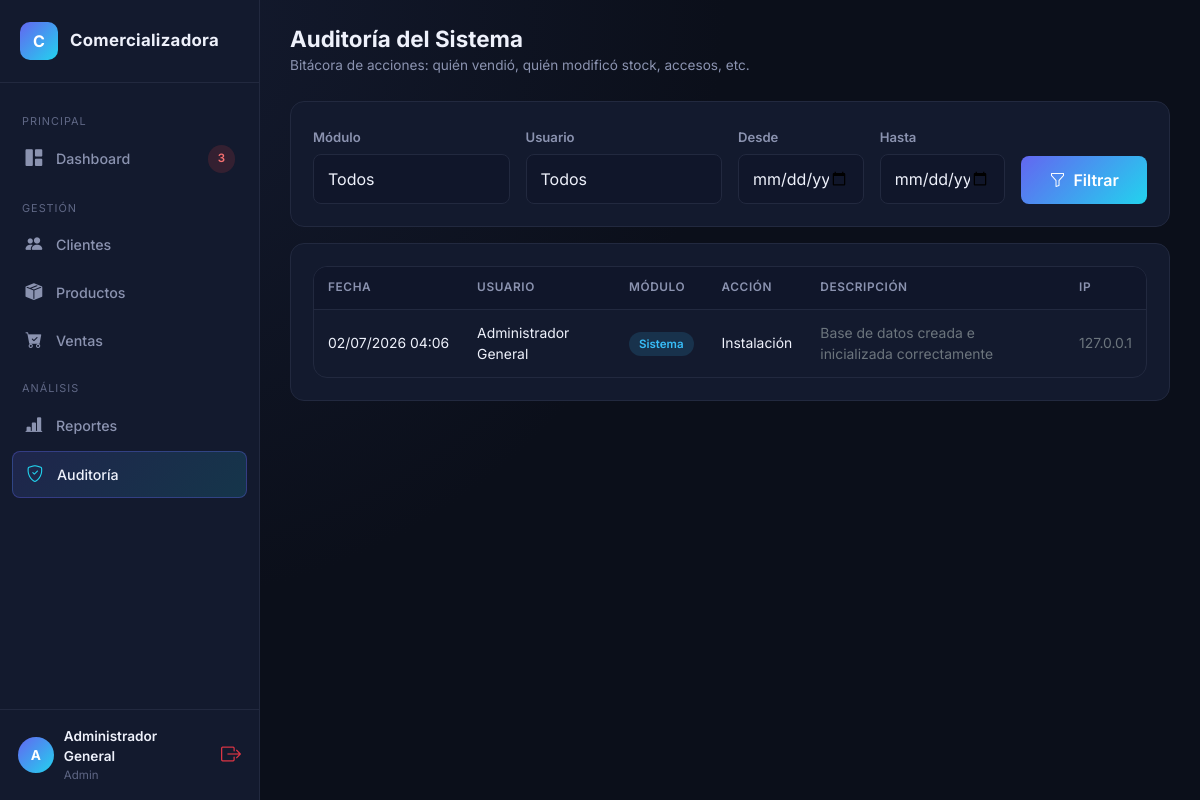
Screenshot of /auditoria (signed in) with the database file from the repository.
### tables this page shows
CREATE TABLE auditoria (
    id INT AUTO_INCREMENT PRIMARY KEY,
    usuario_id INT NULL,
    modulo VARCHAR(50) NOT NULL,
    accion VARCHAR(50) NOT NULL,
    descripcion VARCHAR(255) NOT NULL,
    ip VARCHAR(45) NULL,
    fecha DATETIME DEFAULT CURRENT_TIMESTAMP,
    FOREIGN KEY (usuario_id) REFERENCES usuarios(id) ON DELETE SET NULL
);

CREATE TABLE usuarios (
    id INT AUTO_INCREMENT PRIMARY KEY,
    nombre VARCHAR(100) NOT NULL,
    email VARCHAR(120) NOT NULL UNIQUE,
    password VARCHAR(255) NOT NULL,
    rol ENUM('admin','vendedor') NOT NULL DEFAULT 'vendedor',
    estado TINYINT(1) NOT NULL DEFAULT 1,
    ultimo_acceso DATETIME NULL,
    created_at DATETIME DEFAULT CURRENT_TIMESTAMP
);

### app/controllers/AuditoriaController.php (called while the page is built, shortened)
<?php
class AuditoriaController extends Controller
{
    public function index()
    {
        $auditoriaModel = $this->model('Auditoria');
        $usuarioModel   = $this->model('Usuario');
        $filtros = [
            'modulo'     => $_GET['modulo'] ?? '',
            'usuario_id' => $_GET['usuario_id'] ?? '',
            'desde'      => $_GET['desde'] ?? '',
            'hasta'      => $_GET['hasta'] ?? '',
        ];
        $this->view('auditoria/index', [
            'registros' => $auditoriaModel->all($filtros),
            'modulos'   => $auditoriaModel->modulosDisponibles(),
            'usuarios'  => $usuarioModel->all(),
            'filtros'   => $filtros,
        ]);
    }
}

### app/core/App.php (called while the page is built, shortened)
<?php
class App
{
    protected $method = 'index';
    public function __construct()
    {
        $url = $this->parseUrl();
        if (isset($url[0]) && $url[0] !== '') {
            $controllerName = ucfirst(strtolower($url[0])) . 'Controller';
            if (file_exists(APP_PATH . '/controllers/' . $controllerName . '.php')) {
                $this->controller = $controllerName;
                unset($url[0]);
            } else {
                $this->controller = 'ErrorController';
            }
        }
        $this->controller = new $this->controller();
        $this->params = $url ? array_values($url) : [];
        call_user_func_array([$this->controller, $this->method], $this->params);
    }
    private function parseUrl(): array
    {
        if (isset($_GET['url'])) {
            $url = trim($_GET['url'], '/');
            $url = preg_replace('/[^a-zA-Z0-9\/_\-]/', '', $url);
            return $url === '' ? [] : explode('/', $url);
        }
        return [];
    }
}

### index.php (called while the page is built, shortened)
<?php
require_once APP_PATH . '/config/Database.php';
require_once APP_PATH . '/core/Model.php';
require_once APP_PATH . '/core/Controller.php';
require_once APP_PATH . '/core/App.php';
$app = new App();

### app/core/Model.php (called while the page is built, shortened)
<?php
class Model
{
    public function __construct()
    {
        $this->db = Database::getConnection();
    }
}

### app/config/Database.php (called while the page is built)
<?php
class Database
{
    private static $host   = 'localhost';
    private static $dbname = 'comercializadora';
    private static $user   = 'root';
    private static $pass   = '';
    private static ?PDO $connection = null;
    public static function getConnection(): PDO
    {
        if (self::$connection === null) {
            try {
                $dsn = 'mysql:host=' . self::$host . ';dbname=' . self::$dbname . ';charset=utf8mb4';
                self::$connection = new PDO($dsn, self::$user, self::$pass, [
                    PDO::ATTR_ERRMODE            => PDO::ERRMODE_EXCEPTION,
                    PDO::ATTR_DEFAULT_FETCH_MODE  => PDO::FETCH_ASSOC,
                    PDO::ATTR_EMULATE_PREPARES    => false,
                ]);
            } catch (PDOException $e) {
                die('Error de conexión a la base de datos: ' . $e->getMessage());
            }
        }
        return self::$connection;
    }
}

### app/models/Auditoria.php (called while the page is built, shortened)
<?php
class Auditoria extends Model
{
    public function all(array $filtros = [])
    {
        $sql = "SELECT a.*, u.nombre AS usuario_nombre
                FROM auditoria a
                LEFT JOIN usuarios u ON u.id = a.usuario_id
                WHERE 1=1";
        $params = [];
        $sql .= " ORDER BY a.fecha DESC LIMIT 300";
        $stmt = $this->db->prepare($sql);
        $stmt->execute($params);
        return $stmt->fetchAll();
    }
}

### app/views/auditoria/index.php (the view, shortened to what this page needs)
<div class="topbar">
    <div>
        <h2>Auditoría del Sistema</h2>
        <div class="breadcrumb-sub">Bitácora de acciones: quién vendió, quién modificó stock, accesos, etc.</div>
    </div>
</div>
<div class="card-panel mb-3">
    <form method="GET" class="row g-3 align-items-end">
        <div class="col-md-3">
            <label class="form-label">Módulo</label>
            <select name="modulo" class="form-select form-control-dark">
                <option value="">Todos</option>
            </select>
        </div>
        <div class="col-md-3">
            <label class="form-label">Usuario</label>
            <select name="usuario_id" class="form-select form-control-dark">
                <option value="">Todos</option>
            </select>
        </div>
        <div class="col-md-2">
            <label class="form-label">Desde</label>
            <input type="date" name="desde" class="form-control form-control-dark" value="<?= htmlspecialchars($filtros['desde']) ?>">
        </div>
        <div class="col-md-2">
            <label class="form-label">Hasta</label>
            <input type="date" name="hasta" class="form-control form-control-dark" value="<?= htmlspecialchars($filtros['hasta']) ?>">
        </div>
        <div class="col-md-2">
            <button type="submit" class="btn btn-gradient w-100"><i class="bi bi-funnel me-1"></i> Filtrar</button>
        </div>
    </form>
</div>
<div class="card-panel">
    <div class="table-responsive-wrap">
        <table class="table-dark-custom mb-0">
            <thead><tr><th>Fecha</th><th>Usuario</th><th>Módulo</th><th>Acción</th><th>Descripción</th><th>IP</th></tr></thead>
            <tbody>
            <?php if (empty($registros)): ?>
                <tr><td colspan="6"><div class="empty-state"><i class="bi bi-shield-check"></i>No hay registros de auditoría con estos filtros.</div></td></tr>
            <?php else: foreach ($registros as $r): ?>
                <tr>
                    <td style="white-space:nowrap;"><?= date('d/m/Y H:i', strtotime($r['fecha'])) ?></td>
                    <td><?= htmlspecialchars($r['usuario_nombre'] ?: 'Sistema') ?></td>
                    <td><span class="badge-soft badge-info-soft"><?= htmlspecialchars($r['modulo']) ?></span></td>
                    <td><?= htmlspecialchars($r['accion']) ?></td>
                    <td class="text-secondary"><?= htmlspecialchars($r['descripcion']) ?></td>
                    <td class="text-secondary"><?= htmlspecialchars($r['ip'] ?: '—') ?></td>
                </tr>
            <?php endforeach; endif; ?>
            </tbody>
        </table>
    </div>
</div>

### public/css/style.css (style rules this page uses)
:root { --bg-primary: #0b0f1a; --bg-secondary: #10162a; --bg-card: #131a2e; --bg-card-hover: #171f38; --border-color: #22293f; --text-primary: #eef1fb; --text-secondary: #8b93b0; --text-muted: #5f6785; --accent-primary: #6366f1; --accent-secondary: #22d3ee; --accent-gradient: linear-gradient(135deg, #6366f1 0%, #22d3ee 100%); --accent-gradient-soft: linear-gradient(135deg, rgba(99,102,241,.15) 0%, rgba(34,211,238,.15) 100%); --success: #22c55e; --warning: #f59e0b; --danger: #ef4444; --info: #38bdf8; --radius: 14px; --radius-sm: 8px; --shadow-soft: 0 10px 30px rgba(0,0,0,.35); --sidebar-width: 260px; }
* { box-sizing: border-box; }
body { background: radial-gradient(circle at 10% 0%, #141b30 0%, var(--bg-primary) 45%) fixed; color: var(--text-primary); font-family: 'Inter', 'Segoe UI', sans-serif; min-height: 100vh; }
.form-control-dark { background: var(--bg-secondary) !important; border: 1px solid var(--border-color) !important; color: var(--text-primary) !important; border-radius: var(--radius-sm) !important; padding: 12px 14px !important; }
.form-control-dark::placeholder { color: var(--text-muted); }
.btn-gradient { background: var(--accent-gradient); border: none; color: #fff; font-weight: 600; border-radius: var(--radius-sm); padding: 12px 20px; transition: transform .15s ease, box-shadow .15s ease; }
.topbar { display: flex; align-items: center; justify-content: space-between; margin-bottom: 26px; flex-wrap: wrap; gap: 12px; }
.topbar h2 { font-weight: 700; font-size: 1.4rem; margin: 0; }
.topbar .breadcrumb-sub { color: var(--text-secondary); font-size: .85rem; margin-top: 2px; }
.card-panel { background: var(--bg-card); border: 1px solid var(--border-color); border-radius: var(--radius); padding: 22px; }
.table-dark-custom { width: 100%; border-collapse: separate; border-spacing: 0; }
.table-dark-custom thead th { background: var(--bg-secondary); color: var(--text-secondary); font-size: .74rem; text-transform: uppercase; letter-spacing: .6px; font-weight: 600; padding: 12px 14px; border-bottom: 1px solid var(--border-color); white-space: nowrap; }
.table-dark-custom tbody td { padding: 13px 14px; border-bottom: 1px solid var(--border-color); font-size: .87rem; color: var(--text-primary); vertical-align: middle; }
.table-dark-custom tbody tr:last-child td { border-bottom: none; }
.table-responsive-wrap { overflow-x: auto; border-radius: var(--radius); border: 1px solid var(--border-color); }
.badge-soft { padding: 5px 10px; border-radius: 20px; font-size: .72rem; font-weight: 600; }
.badge-info-soft { background: rgba(56,189,248,.15); color: #38bdf8; }
.form-label { color: var(--text-secondary); font-size: .82rem; font-weight: 600; margin-bottom: 6px; }

### rows the page displays
auditoria: fecha "02/07/2026 04:06", usuario.nombre "Administrador General", modulo "Sistema", accion "Instalación", descripcion "Base de datos creada e inicializada correctamente", ip "127.0.0.1"

### other values shown
count($__stockBajoHeader) "3"
substr($_SESSION['usuario_nombre'] ?? 'U', 0, 1) "A"
$_SESSION['usuario_nombre'] "Administrador General"
$_SESSION['usuario_rol'] "Admin"
